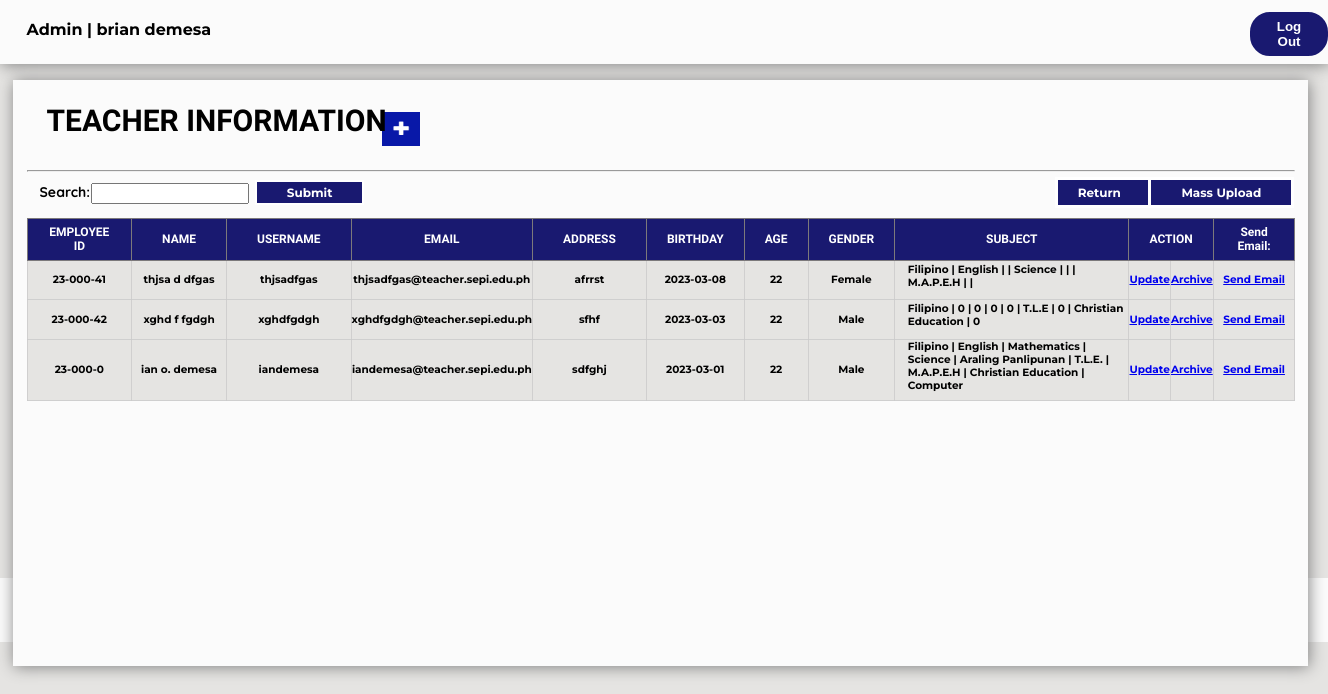
The app's page /Admin/teacherviewall.php (signed in), older data.
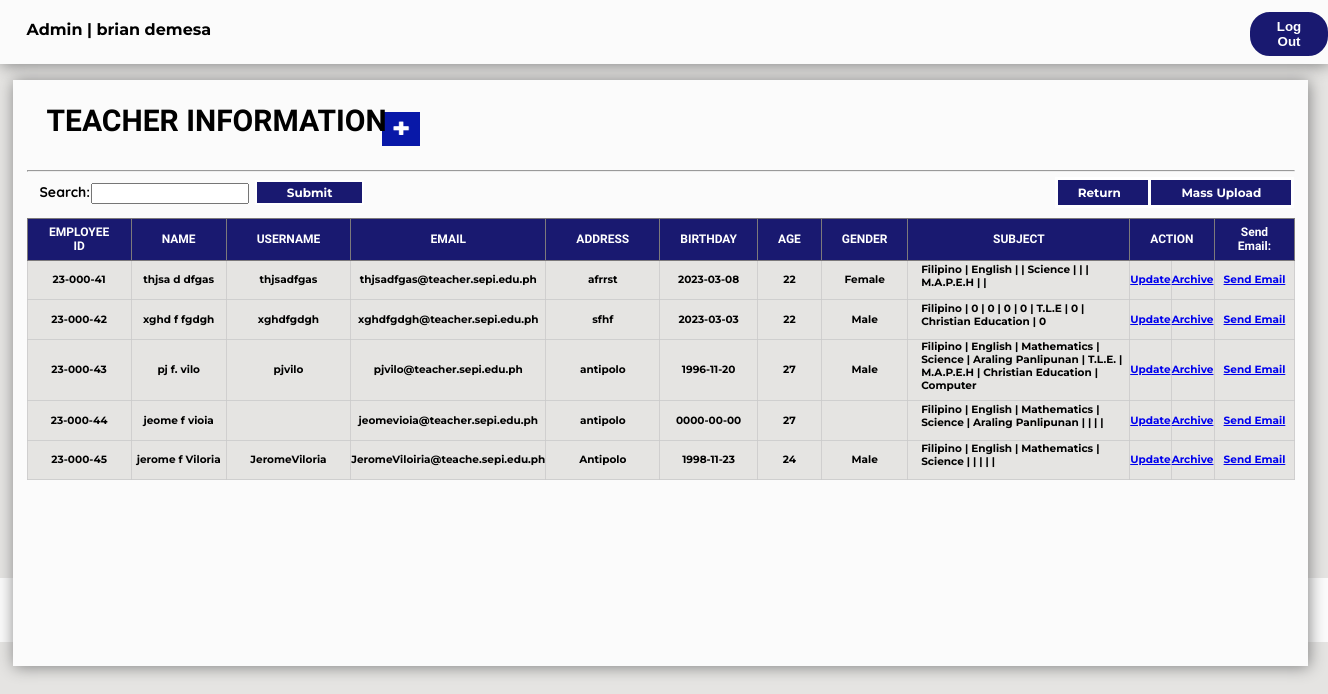
The same page, newer data.
### tables this page shows
CREATE TABLE `tbl_teacher` (
  `TID` int(11) NOT NULL,
  `Employee_ID` varchar(30) NOT NULL,
  `FNAMES` varchar(30) NOT NULL,
  `MNAMES` varchar(30) NOT NULL,
  `LNAMES` varchar(30) NOT NULL,
  `USERNAME` varchar(30) NOT NULL,
  `ADDRESS` varchar(255) NOT NULL,
  `EMAIL` varchar(50) NOT NULL,
  `PASS` varchar(20) NOT NULL,
  `BDAYS` date DEFAULT NULL,
  `AGES` int(30) NOT NULL,
  `GENDERS` varchar(30) NOT NULL,
  `SUBJECT` varchar(200) DEFAULT NULL,
  `SUBJECTO` varchar(30) DEFAULT NULL,
  `SUBJECTT` varchar(30) DEFAULT NULL,
  `SUBJECTTH` varchar(30) DEFAULT NULL,
  `SUBJECTF` varchar(30) DEFAULT NULL,
  `SUBJECTFI` varchar(30) DEFAULT NULL,
  `SUBJECTS` varchar(30) DEFAULT NULL,
  `SUBJECTSE` varchar(30) DEFAULT NULL,
  `SUBJECTE` varchar(30) DEFAULT NULL,
  `SECTION` varchar(300) DEFAULT NULL,
  `Role` varchar(20) NOT NULL,
  `one` varchar(30) NOT NULL,
  `two` varchar(30) NOT NULL,
  `three` varchar(30) NOT NULL,
  `four` varchar(30) NOT NULL,
  `five` varchar(30) NOT NULL,
  `six` varchar(30) NOT NULL,
  `seven` varchar(30) NOT NULL,
  `eight` varchar(30) NOT NULL,
  `nine` varchar(30) NOT NULL,
  `ten` varchar(30) NOT NULL,
  `ones` varchar(30) NOT NULL,
  `twos` varchar(30) NOT NULL,
  `threes` varchar(30) NOT NULL,
  `fours` varchar(30) NOT NULL,
  `fives` varchar(30) NOT NULL,
  `sixs` varchar(30) NOT NULL,
  `sevens` varchar(30) NOT NULL,
  `eights` varchar(30) NOT NULL,
  `nines` varchar(30) NOT NULL,
  `tens` varchar(30) NOT NULL,
  `onem` varchar(30) NOT NULL,
  `twom` varchar(30) NOT NULL,
  `threem` varchar(30) NOT NULL,
  `fourm` varchar(30) NOT NULL,
  `fivem` varchar(30) NOT NULL,
  `sixm` varchar(30) NOT NULL,
  `sevenm` varchar(30) NOT NULL,
  `eightm` varchar(30) NOT NULL,
  `ninem` varchar(30) NOT NULL,
  `tenm` varchar(30) NOT NULL,
  `onec` varchar(30) NOT NULL,
  `twoc` varchar(30) NOT NULL,
  `threec` varchar(30) NOT NULL,
  `fourc` varchar(30) NOT NULL,
  `fivec` varchar(30) NOT NULL,
  `sixc` varchar(30) NOT NULL,
  `sevenc` varchar(30) NOT NULL,
  `eightc` varchar(30) NOT NULL,
  `ninec` varchar(30) NOT NULL,
  `tenc` varchar(30) NOT NULL
);

### Admin/teacherviewall.php (the view, shortened to what this page needs)
<?php
include "../sepi_connect.php";
if(!isset($_SESSION['loggedin']) || $_SESSION['loggedin'] !== true)
{
 header("refresh:0; ../Index.php");
 exit;
}else if(isset($_SESSION['Acc_ID']))
{
	$userid = $_SESSION['Acc_ID'];
	$getrecord = mysqli_query($config,"SELECT * FROM tbl_sepi_account WHERE Acc_ID ='$userid'");
	while($rowedit = mysqli_fetch_assoc($getrecord))
	{
		$type = $rowedit['Role'];
		$name = $rowedit['Fname']." ".$rowedit['Lname'];
	}
}
if(isset($_POST['search'])){
$search = $_POST['search'];
if ($search != NULL){
$sql = "Select * from tbl_teacher where TID like '%$search%' or
										Employee_ID like '%$search%' or
										FNAMES like '%$search%' or
										MNAMES like '%$search%' or
										LNAMES like '%$search%' or
										BDAYS like '%$search%' or
										AGES like '%$search%' or
										GENDERS like '%$search%' or
										SUBJECTS like '%$search%'";
}else{
$sql = "Select * from tbl_teacher";
}
}else{
$sql = "Select * from tbl_teacher";
}
?>
<!DOCTYPE html>
<html>
<head>
</head>
<link rel="stylesheet" href="../Css/sepi.css">
<body style="background-color:#E5E4E2">
<div class="header">
<p class="displaynameviewall"><?php echo "$type" ?> | <?php echo "$name" ?></p>
<form method="POST"action="logout.php" >
			<button type=submit name="logout" class="logout">Log Out</a>
</form>
</div>
			<div class="footer">
				<h6 id="footer">� 2022 SEPI Login Form. All Rights Reserved | Designed by Excel-erator</h6>
			</div>
<form method=POST action="viewallstudents.php">
<div class="studentdivallrecs">
				<h1 id="studentfont">TEACHER INFORMATION</h1>
				<a href="teacheradd.php" name="addstudent"><img src="../Images/add_icon.png" class="addstudentbtnviewall"></a>
				<hr>
				<p class="searchstudent">Search:</p>
				<input type=text name=search class="studenttxtviewall">
				<input type=submit name=sub class="studentbtnviewall">
				<a href="teacher.php" class="returnviewallbtn">Return</a>
				<a href="import.php" class="massupdbtnviewall">Mass Upload</a>
<?php
include "../sepi_connect.php";
$result = $config -> query($sql);
if($result -> num_rows > 0){
echo"<div class=teachertbl2 style=overflow:auto;>";
echo"<table class=teachertbl1>";
echo "<tr>";
echo "<th Class=teacherheader6>EMPLOYEE ID";
echo "<th Class=teacherheader4>NAME";
echo "<th Class=teacherheader4>USERNAME";
echo "<th Class=teacherheader4>EMAIL";
echo "<th Class=teacherheader4>ADDRESS";
echo "<th Class=teacherheader6>BIRTHDAY";
echo "<th Class=teacherheader6>AGE";
echo "<th Class=teacherheader6>GENDER";
echo "<th Class=teacherheader4>SUBJECT";
echo "<th Class=teacherheader6 colspan=2>ACTION";
echo "<th Class=teacherheader6>Send Email: ";
while($row = $result -> fetch_assoc()){
	$zero = 0;
	$zero1 = 0;
	$zero2 = 0;
	$date=date_create("2023");
	$dateformat=date_format($date,"y");
	echo "<tr>";
	echo "<td class=teacherinfo>".$dateformat."-".$zero."".$zero1."".$zero2."-".$row['TID'];
echo "<td class=teacherinfo>".$row['FNAMES']." ".$row['MNAMES']." ".$row['LNAMES'];
echo "<td class=teacherinfo>".$row['USERNAME'];
echo "<td class=teacherinfo>".$row['EMAIL'];
echo "<td class=teacherinfo>".$row['ADDRESS'];
echo "<td class=teacherinfo>".$row['BDAYS'];
echo "<td class=teacherinfo>".$row['AGES'];
echo "<td class=teacherinfo>".$row['GENDERS'];
echo "<td class=teacherinfo1>".$row['SUBJECT']." | ".$row['SUBJECTO']." | ".$row['SUBJECTT']." | ".$row['SUBJECTTH']." | ".$row['SUBJECTF']." | ".$row['SUBJECTFI']." | ".$row['SUBJECTS']." | ".$row['SUBJECTSE']." | ".$row['SUBJECTE'];
echo "<td class=teacherinfo> <a href='teacherupdate.php?ID=".$row['TID']."'> Update </a>";
echo "<td class=teacherinfo> <a href='teacherdelete.php?ID=".$row['TID']."'> Archive </a>";
echo "<td class=teacherinfo> <a href='index.php'?ID=".$row['TID']."'> Send Email </a>";
}
}else{
echo "Empty";
}
?>
</div>
</form>
</body>
</html>

Row changes from the older to the newer data that the page shows:
removed tbl_teacher: dateformat "23", zero "0", zero1 "0", zero2 "0", TID "0", FNAMES "ian", MNAMES "o.", LNAMES "demesa", USERNAME "iandemesa", EMAIL "iandemesa@teacher.sepi.edu.ph", ADDRESS "sdfghj", BDAYS "2023-03-01", AGES "22", GENDERS "Male", SUBJECT "Filipino", SUBJECTO "English", SUBJECTT "Mathematics", SUBJECTTH "Science", SUBJECTF "Araling Panlipunan", SUBJECTFI "T.L.E.", SUBJECTS "M.A.P.E.H", SUBJECTSE "Christian Education", SUBJECTE "Computer"
added tbl_teacher: dateformat "23", zero "0", zero1 "0", zero2 "0", TID "43", FNAMES "pj", MNAMES "f.", LNAMES "vilo", USERNAME "pjvilo", EMAIL "pjvilo@teacher.sepi.edu.ph", ADDRESS "antipolo", BDAYS "1996-11-20", AGES "27", GENDERS "Male", SUBJECT "Filipino", SUBJECTO "English", SUBJECTT "Mathematics", SUBJECTTH "Science", SUBJECTF "Araling Panlipunan", SUBJECTFI "T.L.E.", SUBJECTS "M.A.P.E.H", SUBJECTSE "Christian Education", SUBJECTE "Computer"
added tbl_teacher: dateformat "23", zero "0", zero1 "0", zero2 "0", TID "44", FNAMES "jeome", MNAMES "f", LNAMES "vioia", EMAIL "jeomevioia@teacher.sepi.edu.ph", ADDRESS "antipolo", BDAYS "0000-00-00", AGES "27", SUBJECT "Filipino", SUBJECTO "English", SUBJECTT "Mathematics", SUBJECTTH "Science", SUBJECTF "Araling Panlipunan"
added tbl_teacher: dateformat "23", zero "0", zero1 "0", zero2 "0", TID "45", FNAMES "jerome", MNAMES "f", LNAMES "Viloria", USERNAME "JeromeViloria", EMAIL "JeromeViloiria@teache.sepi.edu.ph", ADDRESS "Antipolo", BDAYS "1998-11-23", AGES "24", GENDERS "Male", SUBJECT "Filipino", SUBJECTO "English", SUBJECTT "Mathematics", SUBJECTTH "Science"
